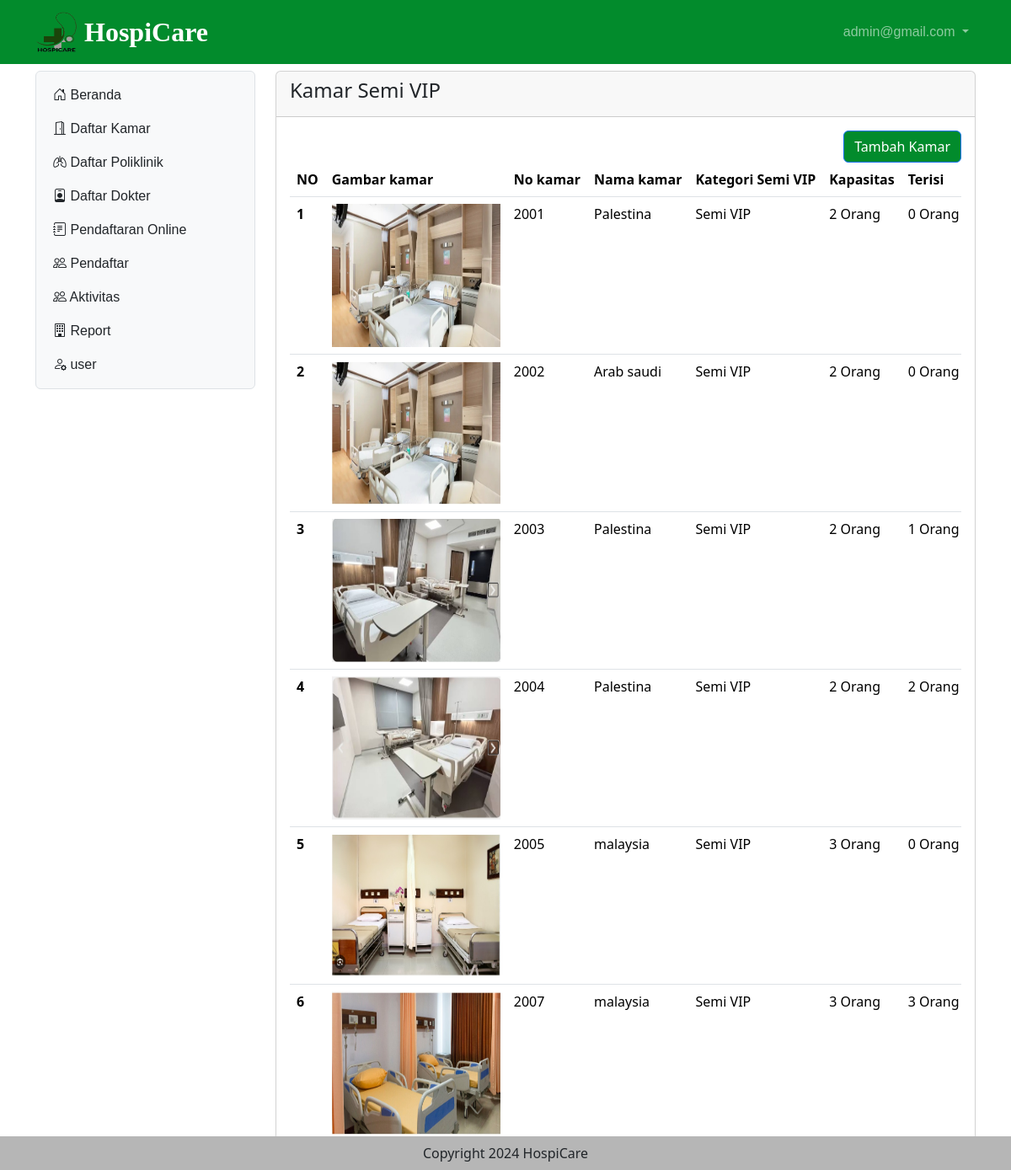
Screenshot of /projeck_baru_hospicare/kamarsemivip (signed in) with the database file from the repository.
### tables this page shows
CREATE TABLE IF NOT EXISTS `tb_user` (
  `id` int NOT NULL AUTO_INCREMENT,
  `nama` varchar(200) DEFAULT NULL,
  `username` varchar(200) DEFAULT NULL,
  `password` varchar(200) DEFAULT NULL,
  `level` int DEFAULT NULL,
  `nohp` varchar(20) DEFAULT NULL,
  `alamat` varchar(100) DEFAULT NULL,
  `foto` varchar(50) DEFAULT NULL,
  PRIMARY KEY (`id`)
);

CREATE TABLE IF NOT EXISTS `tbbaru` (
  `id` int NOT NULL AUTO_INCREMENT,
  `foto` varchar(50) DEFAULT NULL,
  `no_kamar` varchar(50) DEFAULT NULL,
  `nama_kamar` varchar(30) DEFAULT NULL,
  `kapasitas` varchar(50) DEFAULT NULL,
  `terisi` varchar(50) DEFAULT NULL,
  `status_kamar` varchar(50) DEFAULT NULL,
  `kategori` varchar(50) DEFAULT NULL,
  PRIMARY KEY (`id`),
  KEY `FK_tbbaru_tb_kelaskamar` (`kategori`),
  CONSTRAINT `FK_tbbaru_tb_kelaskamar` FOREIGN KEY (`kategori`) REFERENCES `tb_kelaskamar` (`kategori`) ON DELETE RESTRICT ON UPDATE CASCADE
);

CREATE TABLE IF NOT EXISTS `tb_kelaskamar` (
  `kategori` varchar(50) NOT NULL DEFAULT '0',
  `fasilitas` varchar(200) NOT NULL DEFAULT '0',
  `kode` varchar(50) DEFAULT NULL,
  PRIMARY KEY (`kategori`)
);

### projeck_baru_hospicare/kamarsemivip.php (the view, shortened to what this page needs)
<?php
include "proses/connect.php";
$query = mysqli_query($conn, "SELECT * FROM tbbaru
LEFT JOIN tb_kelaskamar ON tb_kelaskamar.kategori = tbbaru.kategori where kode='ll'");
while ($record = mysqli_fetch_array($query)) {
    $result[] = $record;
}
?>
<div class="col-lg-9 mt-2">
    <div class="card">
        <div class="card-header">
            <h4> Kamar Semi VIP</h4>
        </div>
        <div class="card-body w-100">
            <div class="row">
                <div class="col d-flex justify-content-end">
                    <button class="btn btn-primary" data-bs-toggle="modal" data-bs-target="#modaltambahkamar" style="background-color: rgb(2, 139, 44)">Tambah Kamar</button>
                </div>
            </div>
            <?php
            if (empty($result)) {
                echo "Data kamar tidak ada";
            } else {
            ?>
                <div class="table-responsive">
                    <table id="example" class="table table-hover">
                        <thead>
                            <tr class="text-nowrap">
                                <th scope="col">NO</th>
                                <th scope="col">Gambar kamar</th>
                                <th scope="col">No kamar</th>
                                <th scope="col">Nama kamar</th>
                                <th scope="col">Kategori Semi VIP</th>
                                <th scope="col">Kapasitas</th>
                                <th scope="col">Terisi</th>
                            </tr>
                        </thead>
                        <tbody>
                            <?php
                            $no = 1;
                            foreach ($result as $row) {
                            ?>
                                <tr class="text-nowrap">
                                    <th scope="row"><?php echo $no++; ?></th>
                                    <td><img src="assets/img/<?php echo $row['foto']; ?>" style="width: 200px; height: 170px;" alt="..."></td>
                                    <td><?php echo $row['no_kamar']; ?></td>
                                    <td><?php echo $row['nama_kamar']; ?></td>
                                    <td><?php echo $row['kategori']; ?></td>
                                    <td><?php echo $row['kapasitas']; ?></td>
                                    <td><?php echo $row['terisi']; ?></td>
                                </tr>
                            <?php
                            }
                            ?>
                        </tbody>
                    </table>
                </div>
                <?php foreach ($result as $row) { ?>
        </div>
    </div>
<?php } ?>
<?php } ?>

### projeck_baru_hospicare/header.php (shortened to what this page needs)
<?php
include "proses/connect.php";
$query = mysqli_query($conn, "SELECT * FROM tb_user WHERE username='$_SESSION[username_hospicare]'");
?>
<nav class="navbar navbar-expand navbar-dark  sticky-top " style="background-color: rgb(2, 139, 44)">
    <div class="container-lg">
        <a class="navbar-brand d-flex align-items-center" href=".">
            <img class="me-2" src="logo6.png" alt="" width="50" height="50">
            <span class=" display-7">HospiCare</span>
        </a>
        <div class="collapse navbar-collapse" id="navbarSupportedContent">
            <ul class="navbar-nav ms-auto mb-2 mb-lg-0">
                <li class="nav-item dropdown">
                    <a class="nav-link dropdown-toggle " href="#" role="button" data-bs-toggle="dropdown" aria-expanded="false">
                        <?php
                        echo $hasil['username'];
                        ?>
                    </a>
                </li>
            </ul>
        </div>
    </div>
</nav>

### projeck_baru_hospicare/style.css (style rules this page uses)
:root { --custom-background-color: rgb(2, 139, 44) !important; }
.navbar-brand { font-family: 'Times New Roman', Times, serif; font-weight: bold; font-size: 24pt; }
.nav-link { font-family: Arial, Helvetica, sans-serif; font-size: 12pt; }
.table { width: 100%; }

### rows the page displays
tb_user: username "admin@gmail.com"
tbbaru: foto (picture), no_kamar "2001", nama_kamar "Palestina", kategori.kategori "Semi VIP", kapasitas "2 Orang", terisi "0 Orang"
tbbaru: foto (picture), no_kamar "2002", nama_kamar "Arab saudi", kategori.kategori "Semi VIP", kapasitas "2 Orang", terisi "0 Orang"
tbbaru: foto (picture), no_kamar "2003", nama_kamar "Palestina", kategori.kategori "Semi VIP", kapasitas "2 Orang", terisi "1 Orang"
tbbaru: foto (picture), no_kamar "2004", nama_kamar "Palestina", kategori.kategori "Semi VIP", kapasitas "2 Orang", terisi "2 Orang"
tbbaru: foto (picture), no_kamar "2005", nama_kamar "malaysia", kategori.kategori "Semi VIP", kapasitas "3 Orang", terisi "0 Orang"
tbbaru: foto (picture), no_kamar "2007", nama_kamar "malaysia", kategori.kategori "Semi VIP", kapasitas "3 Orang", terisi "3 Orang"
